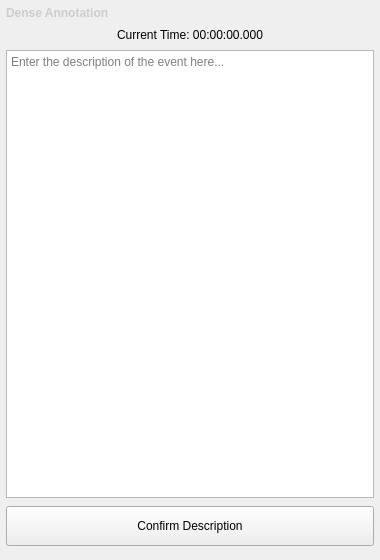
<?xml version="1.0" encoding="UTF-8"?>
<ui version="4.0">
 <class>DenseAnnotationPanel</class>
 <widget class="QWidget" name="DenseAnnotationPanel">
  <property name="geometry">
   <rect>
    <x>0</x>
    <y>0</y>
    <width>380</width>
    <height>560</height>
   </rect>
  </property>
  <layout class="QVBoxLayout" name="denseMainLayout">
   <property name="spacing">
    <number>8</number>
   </property>
   <property name="leftMargin">
    <number>6</number>
   </property>
   <property name="topMargin">
    <number>6</number>
   </property>
   <property name="rightMargin">
    <number>6</number>
   </property>
   <property name="bottomMargin">
    <number>6</number>
   </property>
   <item>
    <widget class="QLabel" name="denseTitleLabel">
     <property name="text">
      <string>Dense Annotation</string>
     </property>
     <property name="styleSheet">
      <string notr="true">font-weight: bold; color: #ccc;</string>
     </property>
    </widget>
   </item>
   <item>
    <widget class="QLabel" name="denseCurrentTimeLabel">
     <property name="text">
      <string>Current Time: 00:00:00.000</string>
     </property>
     <property name="alignment">
      <set>Qt::AlignmentFlag::AlignCenter</set>
     </property>
     <property name="class" stdset="0">
      <string notr="true">dense_time_display</string>
     </property>
    </widget>
   </item>
   <item>
    <widget class="QTextEdit" name="denseDescriptionEdit">
     <property name="placeholderText">
      <string>Enter the description of the event here...</string>
     </property>
     <property name="minimumSize">
      <size>
       <width>0</width>
       <height>120</height>
      </size>
     </property>
     <property name="class" stdset="0">
      <string notr="true">dense_desc_editor</string>
     </property>
    </widget>
   </item>
   <item>
    <widget class="QPushButton" name="denseConfirmBtn">
     <property name="text">
      <string>Confirm Description</string>
     </property>
     <property name="minimumSize">
      <size>
       <width>0</width>
       <height>40</height>
      </size>
     </property>
     <property name="cursor">
      <cursorShape>PointingHandCursor</cursorShape>
     </property>
     <property name="class" stdset="0">
      <string notr="true">dense_confirm_btn</string>
     </property>
    </widget>
   </item>
   <item>
    <widget class="QWidget" name="denseTableContainer">
     <layout class="QVBoxLayout" name="denseTableContainerLayout">
      <property name="leftMargin">
       <number>0</number>
      </property>
      <property name="topMargin">
       <number>0</number>
      </property>
      <property name="rightMargin">
       <number>0</number>
      </property>
      <property name="bottomMargin">
       <number>0</number>
      </property>
      <property name="spacing">
       <number>0</number>
      </property>
     </layout>
    </widget>
   </item>
  </layout>
 </widget>
 <resources/>
 <connections/>
</ui>
